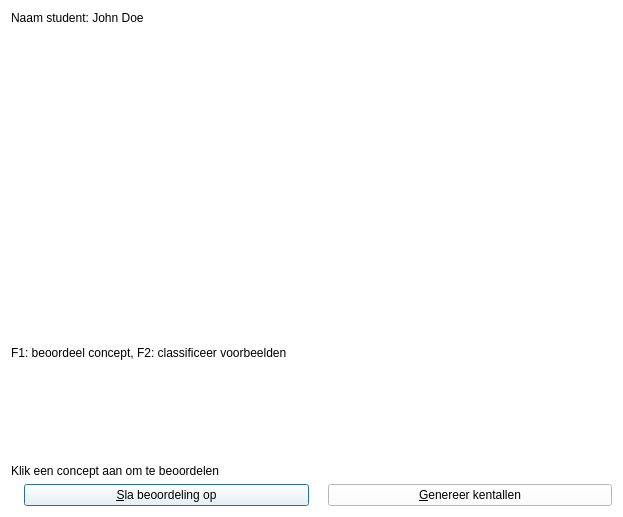
<?xml version="1.0" encoding="UTF-8"?>
<ui version="4.0">
 <class>QtRateConceptMapDialog</class>
 <widget class="QDialog" name="QtRateConceptMapDialog">
  <property name="geometry">
   <rect>
    <x>0</x>
    <y>0</y>
    <width>623</width>
    <height>517</height>
   </rect>
  </property>
  <property name="windowTitle">
   <string>Evalueer concept map</string>
  </property>
  <property name="windowIcon">
   <iconset resource="BrainWeaver.qrc">
    <normaloff>:/BrainWeaver/pics/Arrow14x14.png</normaloff>:/BrainWeaver/pics/Arrow14x14.png</iconset>
  </property>
  <property name="styleSheet">
   <string notr="true">background-color: rgb(255, 255, 255);</string>
  </property>
  <layout class="QVBoxLayout" name="verticalLayout">
   <item>
    <widget class="QLabel" name="label_name">
     <property name="sizePolicy">
      <sizepolicy hsizetype="Preferred" vsizetype="Maximum">
       <horstretch>0</horstretch>
       <verstretch>0</verstretch>
      </sizepolicy>
     </property>
     <property name="styleSheet">
      <string notr="true">background-color: rgb(255, 255, 255);</string>
     </property>
     <property name="text">
      <string>Naam student: John Doe</string>
     </property>
    </widget>
   </item>
   <item>
    <widget class="QWidget" name="widget" native="true">
     <property name="styleSheet">
      <string notr="true">background-color: rgb(255, 255, 255);</string>
     </property>
    </widget>
   </item>
   <item>
    <widget class="QLabel" name="label_keys">
     <property name="styleSheet">
      <string notr="true">background-color: rgb(255, 255, 255);</string>
     </property>
     <property name="text">
      <string>F1: beoordeel concept, F2: classificeer voorbeelden</string>
     </property>
    </widget>
   </item>
   <item>
    <widget class="QLabel" name="label_todo">
     <property name="sizePolicy">
      <sizepolicy hsizetype="Preferred" vsizetype="Maximum">
       <horstretch>0</horstretch>
       <verstretch>0</verstretch>
      </sizepolicy>
     </property>
     <property name="text">
      <string>Klik een concept aan om te beoordelen</string>
     </property>
    </widget>
   </item>
   <item>
    <layout class="QHBoxLayout" name="horizontalLayout">
     <item>
      <widget class="QLabel" name="image_save">
       <property name="sizePolicy">
        <sizepolicy hsizetype="Maximum" vsizetype="Preferred">
         <horstretch>0</horstretch>
         <verstretch>0</verstretch>
        </sizepolicy>
       </property>
       <property name="text">
        <string/>
       </property>
       <property name="pixmap">
        <pixmap>:/images/PicSave.png</pixmap>
       </property>
      </widget>
     </item>
     <item>
      <widget class="QPushButton" name="button_save">
       <property name="text">
        <string>&amp;Sla beoordeling op</string>
       </property>
      </widget>
     </item>
     <item>
      <widget class="QLabel" name="image_next">
       <property name="sizePolicy">
        <sizepolicy hsizetype="Maximum" vsizetype="Preferred">
         <horstretch>0</horstretch>
         <verstretch>0</verstretch>
        </sizepolicy>
       </property>
       <property name="text">
        <string/>
       </property>
       <property name="pixmap">
        <pixmap>:/images/PicCreateAssessment.png</pixmap>
       </property>
      </widget>
     </item>
     <item>
      <widget class="QPushButton" name="button_next">
       <property name="focusPolicy">
        <enum>Qt::NoFocus</enum>
       </property>
       <property name="text">
        <string>&amp;Genereer kentallen</string>
       </property>
      </widget>
     </item>
    </layout>
   </item>
  </layout>
 </widget>
 <resources>
  <include location="BrainWeaver.qrc"/>
 </resources>
 <connections/>
</ui>
